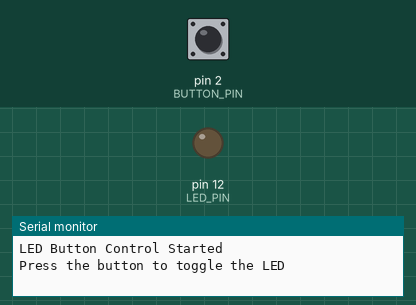
Recording of a sketch running on a simulated Arduino Uno, built with avr-gcc and run on an emulated ATmega328P. Parts: output pins drawn as LEDs (lit = HIGH), the last lines printed to the serial monitor. The test bench sets the inputs (shaded band); at power-on: pin 2 (BUTTON_PIN) HIGH.

Above: at 1.2 s.
1.3 s: pin 2 (BUTTON_PIN) pulled LOW for 0.15 s
At 2.2 s:
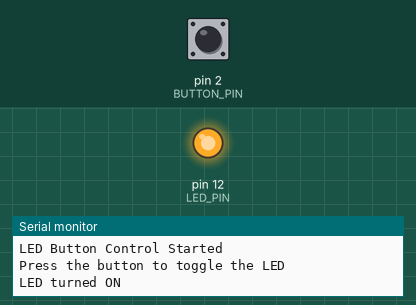
2.9 s: pin 2 (BUTTON_PIN) pulled LOW for 1 s
At 3.4 s:
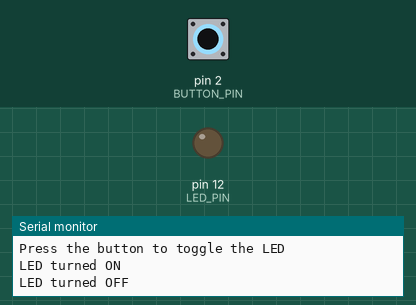
5.4 s: pin 2 (BUTTON_PIN) pulled LOW for 3.2 s
At 6.5 s:
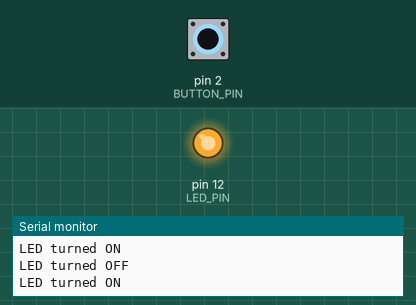
Timing chart, 0 to 8.4 s (numbered marks = the images above; inputs shaded):
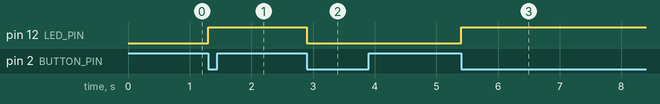

The sketch:

led_button.ino
```cpp
/*
 * Project: LED Button Control
 * Description: Control an LED with a push button - press to toggle LED on/off
 * Author: XergioAleX
 * Date: 2025
 */

// Pin definitions
const int LED_PIN = 12;        // LED connected to pin 12
const int BUTTON_PIN = 2;      // Button connected to pin 2

// Button state variables
int buttonState = 0;            // Current reading from the button
int lastButtonState = 0;         // Previous reading from the button
int ledState = LOW;              // Current state of the LED

void setup() {
  // Initialize the LED pin as an output
  pinMode(LED_PIN, OUTPUT);

  // Initialize the button pin as an input with internal pull-up resistor
  // When button is not pressed, pin reads HIGH (due to pull-up)
  // When button is pressed, pin reads LOW (connected to GND)
  pinMode(BUTTON_PIN, INPUT_PULLUP);

  // Initialize serial communication for debugging
  Serial.begin(9600);
  Serial.println("LED Button Control Started");
  Serial.println("Press the button to toggle the LED");
}

void loop() {
  // Read the current state of the button
  buttonState = digitalRead(BUTTON_PIN);

  // Check if button state changed from HIGH to LOW (button pressed)
  // This detects the moment the button is pressed (edge detection)
  if (buttonState == LOW && lastButtonState == HIGH) {
    // Toggle the LED state
    ledState = !ledState;

    // Update the LED
    digitalWrite(LED_PIN, ledState);

    // Print status to Serial Monitor
    if (ledState == HIGH) {
      Serial.println("LED turned ON");
    } else {
      Serial.println("LED turned OFF");
    }

    // Small delay to avoid multiple toggles from button bounce
    delay(50);
  }

  // Save the current button state for the next loop iteration
  lastButtonState = buttonState;
}
```

Measured:
- after the input at 1.3 s, pin 12 (LED_PIN): LOW → HIGH at once
- after the input at 2.9 s, pin 12 (LED_PIN): HIGH → LOW at once
- after the input at 5.4 s, pin 12 (LED_PIN): LOW → HIGH at once
